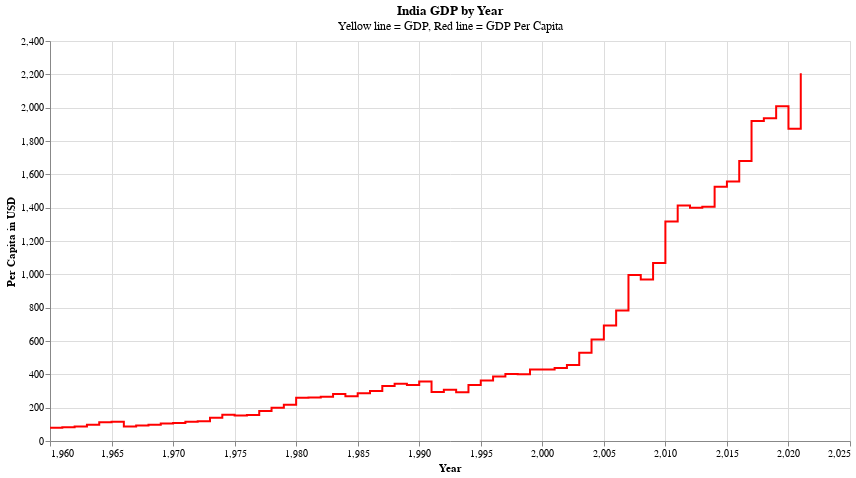

Notebook source saved alongside this figure:
### Markdown cell above
# GDP per Capita vs Year Line Graph

### Code cell
chart7 = alt.Chart(india_df).mark_line(interpolate='step-after').encode(
    x=alt.X('Year', title='Year'),
    y=alt.Y('Per Capita in USD', title='Per Capita in USD'),
    color=alt.value("Red"),
    tooltip=['Year', alt.Tooltip('Per Capita in USD', format='$,.2f')]
).properties(
    width=800,
    height=400,
    title={
        "text": "India GDP by Year",
        "subtitle": "Yellow line = GDP, Red line = GDP Per Capita"
    }
)

chart7

### Figure 1 — Vega-Lite specification as saved in the notebook (floating-point values rounded to 4 significant figures)
{"config": {"view": {"continuousWidth": 400, "continuousHeight": 300}}, "data": {"name": "data-3ca48578e6010686f7a5389bdf8a7db6"}, "mark": {"type": "line", "interpolate": "step-after"}, "encoding": {"color": {"value": "Red"}, "tooltip": [{"field": "Year", "type": "quantitative"}, {"field": "Per Capita in USD", "format": "$,.2f", "type": "quantitative"}], "x": {"field": "Year", "title": "Year", "type": "quantitative"}, "y": {"field": "Per Capita in USD", "title": "Per Capita in USD", "type": "quantitative"}}, "height": 400, "title": {"text": "India GDP by Year", "subtitle": "Yellow line = GDP, Red line = GDP Per Capita"}, "width": 800, "$schema": "https://vega.github.io/schema/vega-lite/v4.17.0.json", "datasets": {"data-3ca48578e6010686f7a5389bdf8a7db6": [{"Unnamed: 0": 0, "Year": 2021, "GDP in USD$": 3173000000000.0, "GDP in (Billion) $": 3173.0, "Per Capita in USD": 2207.0, "Per Capita in rupees": 182160, "Growth %": 8.95}, {"Unnamed: 0": 1, "Year": 2020, "GDP in USD$": 2668000000000.0, "GDP in (Billion) $": 2668.0, "Per Capita in USD": 1874.0, "Per Capita in rupees": 154640, "Growth %": -6.6}, {"Unnamed: 0": 2, "Year": 2019, "GDP in USD$": 2832000000000.0, "GDP in (Billion) $": 2832.0, "Per Capita in USD": 2008.0, "Per Capita in rupees": 165760, "Growth %": 3.74}, {"Unnamed: 0": 3, "Year": 2018, "GDP in USD$": 2703000000000.0, "GDP in (Billion) $": 2703.0, "Per Capita in USD": 1937.0, "Per Capita in rupees": 159840, "Growth %": 6.45}, {"Unnamed: 0": 4, "Year": 2017, "GDP in USD$": 2651000000000.0, "GDP in (Billion) $": 2651.0, "Per Capita in USD": 1920.0, "Per Capita in rupees": 158480, "Growth %": 6.8}, {"Unnamed: 0": 5, "Year": 2016, "GDP in USD$": 2295000000000.0, "GDP in (Billion) $": 2295.0, "Per Capita in USD": 1680.0, "Per Capita in rupees": 138640, "Growth %": 8.26}, {"Unnamed: 0": 6, "Year": 2015, "GDP in USD$": 2104000000000.0, "GDP in (Billion) $": 2104.0, "Per Capita in USD": 1557.0, "Per Capita in rupees": 128480, "Growth %": 8.0}, {"Unnamed: 0": 7, "Year": 2014, "GDP in USD$": 2039000000000.0, "GDP in (Billion) $": 2039.0, "Per Capita in USD": 1526.0, "Per Capita in rupees": 125920, "Growth %": 7.41}, {"Unnamed: 0": 8, "Year": 2013, "GDP in USD$": 1857000000000.0, "GDP in (Billion) $": 1857.0, "Per Capita in USD": 1406.0, "Per Capita in rupees": 116000, "Growth %": 6.39}, {"Unnamed: 0": 9, "Year": 2012, "GDP in USD$": 1828000000000.0, "GDP in (Billion) $": 1828.0, "Per Capita in USD": 1400.0, "Per Capita in rupees": 115520, "Growth %": 5.46}, {"Unnamed: 0": 10, "Year": 2011, "GDP in USD$": 1823000000000.0, "GDP in (Billion) $": 1823.0, "Per Capita in USD": 1413.0, "Per Capita in rupees": 116640, "Growth %": 5.24}, {"Unnamed: 0": 11, "Year": 2010, "GDP in USD$": 1676000000000.0, "GDP in (Billion) $": 1676.0, "Per Capita in USD": 1316.0, "Per Capita in rupees": 108640, "Growth %": 8.5}, {"Unnamed: 0": 12, "Year": 2009, "GDP in USD$": 1342000000000.0, "GDP in (Billion) $": 1342.0, "Per Capita in USD": 1068.0, "Per Capita in rupees": 88160, "Growth %": 7.86}, {"Unnamed: 0": 13, "Year": 2008, "GDP in USD$": 1199000000000.0, "GDP in (Billion) $": 1199.0, "Per Capita in USD": 968.4, "Per Capita in rupees": 79920, "Growth %": 3.09}, {"Unnamed: 0": 14, "Year": 2007, "GDP in USD$": 1217000000000.0, "GDP in (Billion) $": 1217.0, "Per Capita in USD": 996.5, "Per Capita in rupees": 82240, "Growth %": 7.66}, {"Unnamed: 0": 15, "Year": 2006, "GDP in USD$": 940300000000.0, "GDP in (Billion) $": 940.3, "Per Capita in USD": 782.3, "Per Capita in rupees": 64560, "Growth %": 8.06}, {"Unnamed: 0": 16, "Year": 2005, "GDP in USD$": 820400000000.0, "GDP in (Billion) $": 820.4, "Per Capita in USD": 693.1, "Per Capita in rupees": 57200, "Growth %": 7.92}, {"Unnamed: 0": 17, "Year": 2004, "GDP in USD$": 709200000000.0, "GDP in (Billion) $": 709.1, "Per Capita in USD": 608.7, "Per Capita in rupees": 50240, "Growth %": 7.92}, {"Unnamed: 0": 18, "Year": 2003, "GDP in USD$": 607700000000.0, "GDP in (Billion) $": 607.7, "Per Capita in USD": 530.2, "Per Capita in rupees": 43760, "Growth %": 7.86}, {"Unnamed: 0": 19, "Year": 2002, "GDP in USD$": 514900000000.0, "GDP in (Billion) $": 514.9, "Per Capita in USD": 456.6, "Per Capita in rupees": 37680, "Growth %": 3.8}, {"Unnamed: 0": 20, "Year": 2001, "GDP in USD$": 485400000000.0, "GDP in (Billion) $": 485.4, "Per Capita in USD": 438.1, "Per Capita in rupees": 36160, "Growth %": 4.82}, {"Unnamed: 0": 21, "Year": 2000, "GDP in USD$": 468400000000.0, "GDP in (Billion) $": 468.4, "Per Capita in USD": 429.4, "Per Capita in rupees": 35440, "Growth %": 3.84}, {"Unnamed: 0": 22, "Year": 1999, "GDP in USD$": 458800000000.0, "GDP in (Billion) $": 458.8, "Per Capita in USD": 428.5, "Per Capita in rupees": 35360, "Growth %": 8.85}, {"Unnamed: 0": 23, "Year": 1998, "GDP in USD$": 421400000000.0, "GDP in (Billion) $": 421.4, "Per Capita in USD": 400.3, "Per Capita in rupees": 33040, "Growth %": 6.18}, {"Unnamed: 0": 24, "Year": 1997, "GDP in USD$": 415900000000.0, "GDP in (Billion) $": 415.9, "Per Capita in USD": 402.3, "Per Capita in rupees": 33200, "Growth %": 4.05}, {"Unnamed: 0": 25, "Year": 1996, "GDP in USD$": 392900000000.0, "GDP in (Billion) $": 392.9, "Per Capita in USD": 387.7, "Per Capita in rupees": 32000, "Growth %": 7.55}, {"Unnamed: 0": 26, "Year": 1995, "GDP in USD$": 360300000000.0, "GDP in (Billion) $": 360.3, "Per Capita in USD": 362.5, "Per Capita in rupees": 29920, "Growth %": 7.57}, {"Unnamed: 0": 27, "Year": 1994, "GDP in USD$": 327300000000.0, "GDP in (Billion) $": 327.3, "Per Capita in USD": 335.4, "Per Capita in rupees": 27680, "Growth %": 6.66}, {"Unnamed: 0": 28, "Year": 1993, "GDP in USD$": 279300000000.0, "GDP in (Billion) $": 279.3, "Per Capita in USD": 291.8, "Per Capita in rupees": 24080, "Growth %": 4.75}, {"Unnamed: 0": 29, "Year": 1992, "GDP in USD$": 288200000000.0, "GDP in (Billion) $": 288.2, "Per Capita in USD": 307.3, "Per Capita in rupees": 25360, "Growth %": 5.48}, {"Unnamed: 0": 30, "Year": 1991, "GDP in USD$": 270100000000.0, "GDP in (Billion) $": 270.1, "Per Capita in USD": 293.7, "Per Capita in rupees": 24240, "Growth %": 1.06}, {"Unnamed: 0": 31, "Year": 1990, "GDP in USD$": 321000000000.0, "GDP in (Billion) $": 321.0, "Per Capita in USD": 356.7, "Per Capita in rupees": 29440, "Growth %": 5.53}, {"Unnamed: 0": 32, "Year": 1989, "GDP in USD$": 296000000000.0, "GDP in (Billion) $": 296.0, "Per Capita in USD": 335.4, "Per Capita in rupees": 27680, "Growth %": 5.95}, {"Unnamed: 0": 33, "Year": 1988, "GDP in USD$": 296600000000.0, "GDP in (Billion) $": 296.6, "Per Capita in USD": 343.1, "Per Capita in rupees": 28320, "Growth %": 9.63}, {"Unnamed: 0": 34, "Year": 1987, "GDP in USD$": 279000000000.0, "GDP in (Billion) $": 279.0, "Per Capita in USD": 329.6, "Per Capita in rupees": 27200, "Growth %": 3.97}, {"Unnamed: 0": 35, "Year": 1986, "GDP in USD$": 249000000000.0, "GDP in (Billion) $": 249.0, "Per Capita in USD": 300.5, "Per Capita in rupees": 24800, "Growth %": 4.78}, {"Unnamed: 0": 36, "Year": 1985, "GDP in USD$": 232500000000.0, "GDP in (Billion) $": 232.5, "Per Capita in USD": 286.9, "Per Capita in rupees": 23680, "Growth %": 5.25}, {"Unnamed: 0": 37, "Year": 1984, "GDP in USD$": 212200000000.0, "GDP in (Billion) $": 212.2, "Per Capita in USD": 268.5, "Per Capita in rupees": 22160, "Growth %": 3.82}, {"Unnamed: 0": 38, "Year": 1983, "GDP in USD$": 218300000000.0, "GDP in (Billion) $": 218.3, "Per Capita in USD": 282.1, "Per Capita in rupees": 23280, "Growth %": 7.29}, {"Unnamed: 0": 39, "Year": 1982, "GDP in USD$": 200700000000.0, "GDP in (Billion) $": 200.7, "Per Capita in USD": 265.6, "Per Capita in rupees": 21920, "Growth %": 3.48}, {"Unnamed: 0": 40, "Year": 1981, "GDP in USD$": 193500000000.0, "GDP in (Billion) $": 193.5, "Per Capita in USD": 261.7, "Per Capita in rupees": 21600, "Growth %": 6.01}, {"Unnamed: 0": 41, "Year": 1980, "GDP in USD$": 186300000000.0, "GDP in (Billion) $": 186.3, "Per Capita in USD": 258.8, "Per Capita in rupees": 21360, "Growth %": 6.74}, {"Unnamed: 0": 42, "Year": 1979, "GDP in USD$": 153000000000.0, "GDP in (Billion) $": 153.0, "Per Capita in USD": 217.1, "Per Capita in rupees": 17920, "Growth %": -5.24}, {"Unnamed: 0": 43, "Year": 1978, "GDP in USD$": 137300000000.0, "GDP in (Billion) $": 137.3, "Per Capita in USD": 199.7, "Per Capita in rupees": 16480, "Growth %": 5.71}, {"Unnamed: 0": 44, "Year": 1977, "GDP in USD$": 121500000000.0, "GDP in (Billion) $": 121.5, "Per Capita in USD": 180.3, "Per Capita in rupees": 14880, "Growth %": 7.25}, {"Unnamed: 0": 45, "Year": 1976, "GDP in USD$": 102700000000.0, "GDP in (Billion) $": 102.7, "Per Capita in USD": 156.1, "Per Capita in rupees": 12880, "Growth %": 1.66}, {"Unnamed: 0": 46, "Year": 1975, "GDP in USD$": 98470000000.0, "GDP in (Billion) $": 98.47, "Per Capita in USD": 153.2, "Per Capita in rupees": 12640, "Growth %": 9.15}, {"Unnamed: 0": 47, "Year": 1974, "GDP in USD$": 99530000000.0, "GDP in (Billion) $": 99.53, "Per Capita in USD": 158.0, "Per Capita in rupees": 13040, "Growth %": 1.19}, {"Unnamed: 0": 48, "Year": 1973, "GDP in USD$": 85520000000.0, "GDP in (Billion) $": 85.52, "Per Capita in USD": 139.6, "Per Capita in rupees": 11520, "Growth %": 3.3}, {"Unnamed: 0": 49, "Year": 1972, "GDP in USD$": 71460000000.0, "GDP in (Billion) $": 71.46, "Per Capita in USD": 119.2, "Per Capita in rupees": 9840, "Growth %": -0.55}, {"Unnamed: 0": 50, "Year": 1971, "GDP in USD$": 67350000000.0, "GDP in (Billion) $": 67.35, "Per Capita in USD": 115.4, "Per Capita in rupees": 9520, "Growth %": 1.64}, {"Unnamed: 0": 51, "Year": 1970, "GDP in USD$": 62420000000.0, "GDP in (Billion) $": 62.42, "Per Capita in USD": 108.6, "Per Capita in rupees": 8960, "Growth %": 5.16}, {"Unnamed: 0": 52, "Year": 1969, "GDP in USD$": 58450000000.0, "GDP in (Billion) $": 58.45, "Per Capita in USD": 104.7, "Per Capita in rupees": 8640, "Growth %": 6.54}, {"Unnamed: 0": 53, "Year": 1968, "GDP in USD$": 53090000000.0, "GDP in (Billion) $": 53.09, "Per Capita in USD": 96.93, "Per Capita in rupees": 8000, "Growth %": 3.39}, {"Unnamed: 0": 54, "Year": 1967, "GDP in USD$": 50130000000.0, "GDP in (Billion) $": 50.13, "Per Capita in USD": 93.06, "Per Capita in rupees": 7680, "Growth %": 7.83}, {"Unnamed: 0": 55, "Year": 1966, "GDP in USD$": 45870000000.0, "GDP in (Billion) $": 45.87, "Per Capita in USD": 87.24, "Per Capita in rupees": 7200, "Growth %": -0.06}, {"Unnamed: 0": 56, "Year": 1965, "GDP in USD$": 59550000000.0, "GDP in (Billion) $": 59.55, "Per Capita in USD": 115.4, "Per Capita in rupees": 9520, "Growth %": -2.64}, {"Unnamed: 0": 57, "Year": 1964, "GDP in USD$": 56480000000.0, "GDP in (Billion) $": 56.48, "Per Capita in USD": 112.4, "Per Capita in rupees": 9280, "Growth %": 7.45}, {"Unnamed: 0": 58, "Year": 1963, "GDP in USD$": 48420000000.0, "GDP in (Billion) $": 48.42, "Per Capita in USD": 97.9, "Per Capita in rupees": 8080, "Growth %": 5.99}, {"Unnamed: 0": 59, "Year": 1962, "GDP in USD$": 42160000000.0, "GDP in (Billion) $": 42.16, "Per Capita in USD": 87.24, "Per Capita in rupees": 7200, "Growth %": 2.93}, {"Unnamed: 0": 60, "Year": 1961, "GDP in USD$": 39230000000.0, "GDP in (Billion) $": 39.23, "Per Capita in USD": 82.39, "Per Capita in rupees": 6800, "Growth %": 3.72}, {"Unnamed: 0": 61, "Year": 1960, "GDP in USD$": 37030000000.0, "GDP in (Billion) $": 37.03, "Per Capita in USD": 79.49, "Per Capita in rupees": 6560, "Growth %": 0.0}]}}
